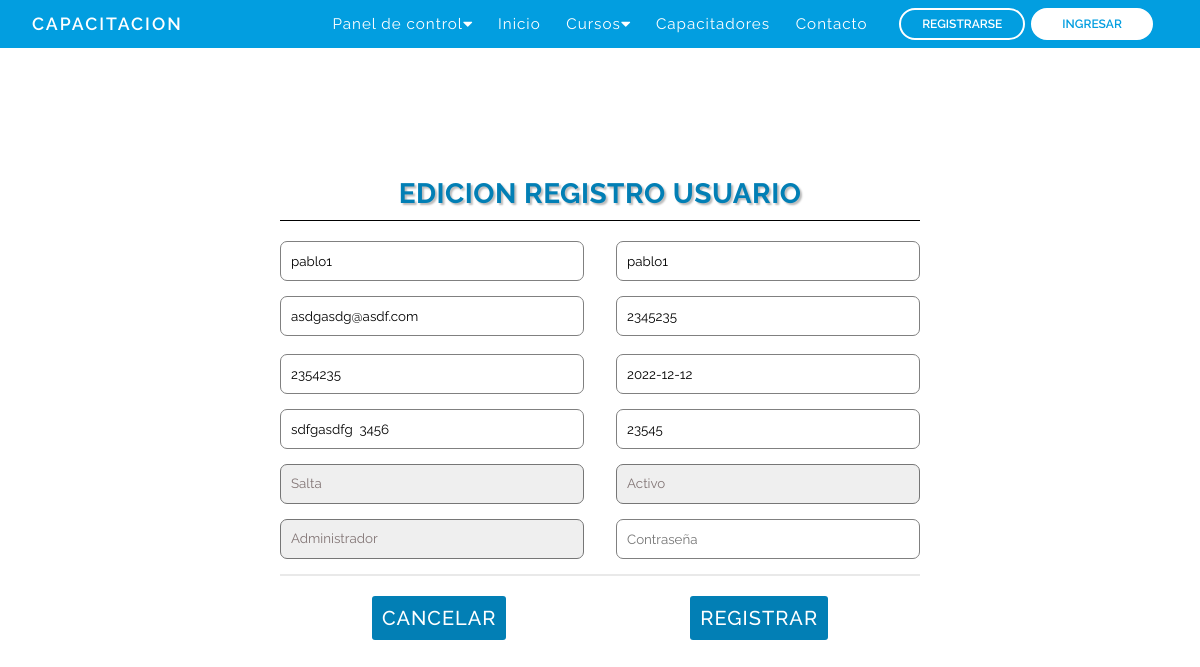
The page /editRegistro.php?id=36 on the database as committed earlier.
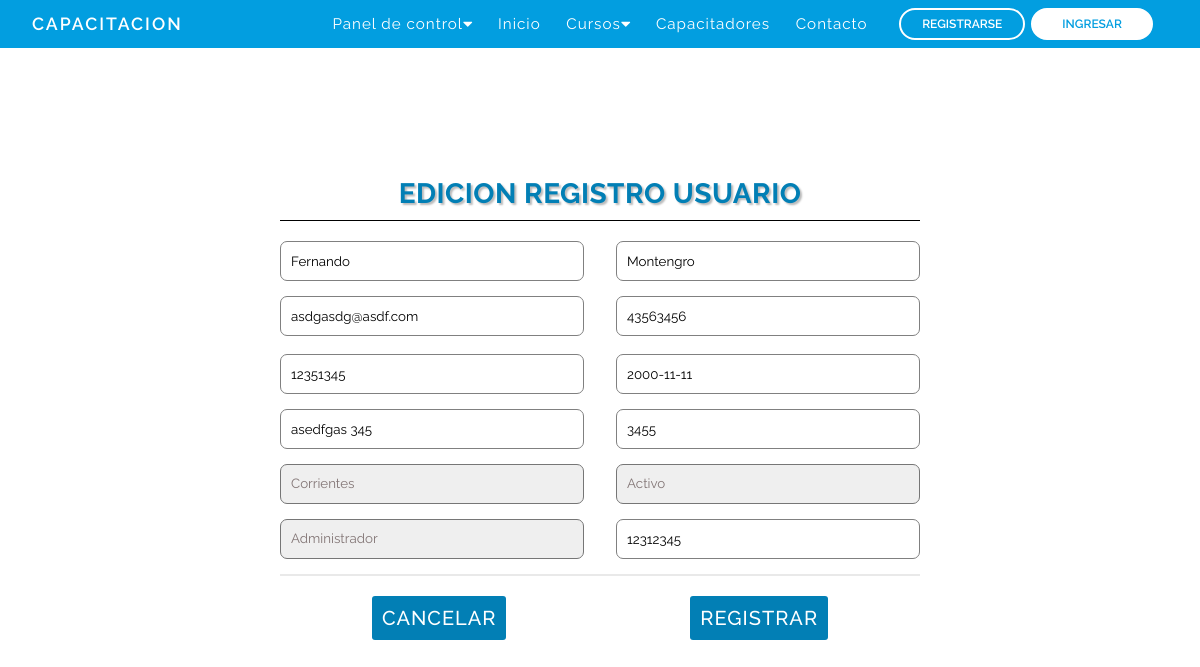
The same page on the database as committed later.
### tables this page shows
CREATE TABLE `usuarios` (
  `id` int(10) NOT NULL,
  `nombre` varchar(30) NOT NULL,
  `apellido` varchar(30) NOT NULL,
  `email` varchar(30) NOT NULL,
  `password` varchar(20) DEFAULT NULL,
  `fecha_alta` date NOT NULL DEFAULT current_timestamp(),
  `rol_usuario` int(1) NOT NULL DEFAULT 1
);

CREATE TABLE `afiliados` (
  `id` int(10) NOT NULL,
  `telefono` varchar(12) NOT NULL,
  `dni` int(10) NOT NULL,
  `fecha_nacimiento` date NOT NULL,
  `direccion` varchar(120) NOT NULL,
  `codigo_postal` int(10) NOT NULL,
  `id_provincia` int(2) NOT NULL,
  `fecha_alta` date NOT NULL DEFAULT current_timestamp(),
  `id_usuario` int(10) NOT NULL,
  `id_estado` int(1) NOT NULL DEFAULT 1
);

CREATE TABLE `provincias` (
  `id` int(11) NOT NULL,
  `nombre` varchar(30) NOT NULL
);

CREATE TABLE `estados_usuarios` (
  `id` int(10) NOT NULL,
  `estado` varchar(10) NOT NULL,
  `valor` int(1) NOT NULL
);

CREATE TABLE `roles_usuarios` (
  `id` int(10) NOT NULL,
  `roles` varchar(30) NOT NULL
);

### editRegistro.php (the view, shortened to what this page needs)
<?php
require_once('bd/conexion.php');
if(isset($_GET['id'])) {
    $id = $_GET['id'];
    try {
  $resultado = $pdo->prepare("SELECT usuarios.id as usuId, usuarios.nombre, usuarios.apellido, usuarios.email,usuarios.rol_usuario,
  afiliados.telefono, afiliados.dni, afiliados.fecha_nacimiento, afiliados.direccion, afiliados.codigo_postal, afiliados.id_provincia,
  roles_usuarios.id AS rolId, roles_usuarios.roles AS roles, usuarios.password,
  estados_usuarios.estado, estados_usuarios.valor AS valor,
  provincias.id AS pciaId, provincias.nombre AS pciaNom
  FROM usuarios
  INNER JOIN roles_usuarios ON usuarios.rol_usuario = roles_usuarios.id
  INNER JOIN afiliados ON usuarios.id = afiliados.id_usuario
  INNER JOIN provincias ON afiliados.id_provincia = provincias.id
  INNER JOIN estados_usuarios ON afiliados.id_estado = estados_usuarios.valor WHERE usuarios.id = $id");
      $resultado -> execute();
    } catch(PDOException $e) {
        echo $e->getMessage();
    }
}
?>
<!DOCTYPE html>
<html>
<html lang="es">
<head>
  <link rel="stylesheet" href="css/editRegistro.css">
</head>
<body>
<?php require_once ('nav.php') ?>
<main>
<section>
    <div class="container">
      <form action="" method="POST">
        <h1 class="form-title">EDICION REGISTRO USUARIO</h1>
        <?php while($info = $resultado->fetch(PDO::FETCH_ASSOC)) { ?>
        <div class="main-user-info">
        <div class="user-input-box">
          <input type="text" name="nombre" value="<?= $info['nombre'] ?>" placeholder="Ingrese nombre" />
        </div>
        <div class="user-input-box">
          <input type="text" id="apellido" name="apellido" value="<?= $info['apellido'] ?>" placeholder="Ingrese apellido" />
        </div>
        <div class="user-input-box">
          <input type="email" id="email" name="email" value="<?= $info['email'] ?>" placeholder="Ingrese e-mail" />
        </div>
        <div class="user-input-box">
          <input type="tel" id="telefono" name="telefono" value="<?= $info['telefono'] ?>" placeholder="Ingrese teléfono" />
          <span for="teléfono" class="error"></span>
        </div>
        <div class="user-input-box">
          <input type="text" id="dni" name="dni" value="<?= $info['dni'] ?>" placeholder="Ingrese DNI" />
        </div>
        <div class="user-input-box">
          <input type="date" id="fechaInicio" name="fecha_nacimiento" value="<?= $info['fecha_nacimiento'] ?>" placeholder="* Ingrese fecha de nacimiento" />
        </div>
        <div class="user-input-box">
          <input type="text" id="direccion" name="direccion" value="<?= $info['direccion'] ?>" placeholder="Ingrese dirección" />
        </div>
        <div class="user-input-box">
          <input type="text" id="codigo_postal" name="codigo_postal" value="<?= $info['codigo_postal'] ?>" placeholder="Ingrese código postal" />
        </div>
        <div class="user-input-box">
          <select name="provincia" id="provincia" class="style-select">
            <option value="<?= $info['pciaId'] ?>" name="provincia" hidden><?= $info['pciaNom'] ?></option>
          </select>
            </div>
            <div class="user-input-box">
          <select name="id_estado" id="id_estado" class="style-select">
            <option value="<?= $info['valor'] ?>" name="id_estado" hidden><?= $info['estado'] ?></option>
          </select>
            </div>
            <div class="user-input-box">
          <select name="roles_usuarios" id="roles_usuarios" class="style-select">
            <option value="<?= $info['rolId'] ?>" name="roles_usuarios" hidden><?= $info['roles'] ?></option>
          </select>
            </div>
            <div class="user-input-box">
          <input type="text" id="password" name="password" value="<?= $info['password'] ?>" placeholder="Contraseña" />
        </div>
      </div>
      <?php } ?>
      <div class="linea"></div>
        <div class="contenedorBtn">
          <div class="form-submit-btn">
            <button type="submit" name="cancelar" value="cancelar">Cancelar
          </div>
          <div class="form-submit-btn">
            <button type="submit" name="aceptar" value="aceptar">Registrar
          </div>
        </div>
        </form>
  </div>
</section>
</main>
</body>
</html>

### nav.php (shortened to what this page needs)
<!DOCTYPE html>
<html lang="en">
<head>
    <link rel="stylesheet" href="https://use.fontawesome.com/releases/v5.15.4/css/all.css" />
    <link rel="stylesheet" href="css/nav.css">
</head>
<body>
    <nav >
        <div class="containerNav">
            <div class="logo-container">
                <h3 class="logonav"><a class="ancor-nav" href="index.php">CAPACITACION</a></h3>
            </div>
            <div class="nav-btn">
                <div class="nav-links">
                    <ul>
                        <li class="nav-link" style="--i: .85s">
                            <a href="#">Panel de control<i class="fas fa-caret-down"></i></a>
                        </li>
                        <li class="nav-link" style="--i: .6s">
                            <a href="index.php">Inicio</a>
                        </li>
                        <li class="nav-link" style="--i: .85s">
                            <a href="#">Cursos<i class="fas fa-caret-down"></i></a>
                        </li>
                        <li class="nav-link" style="--i: 1.1s">
                            <a href="capacitadores.php">Capacitadores</a>
                        </li>
                        <li class="nav-link" style="--i: 1.35s">
                            <a href="contacto.php">Contacto</a>
                        </li>
                    </ul>
                    </div>
                        <div class="buttons" style="--i: 1.8s">
                            <a href="formularioRegistro.php" class="btn btnRegistrese transparent">Registrarse</a>
                            <a href="login.php" class="btn btnIngresar solid" id="abrirModal">Ingresar</a>
                        </div>
                    </div>
        </div>
    </nav>
</body>
</html>

### css/editRegistro.css (style rules this page uses)
* { padding: 0; margin: 0; box-sizing: border-box; font-family: 'Raleway', sans-serif !important; }
main { display: flex; justify-content: center; align-items: center; height: 90vh; }
.container { background-size: cover; max-width: 700px; padding: 0 30px; border-radius: 5px; }
.linea { border: 1px solid rgb(233, 233, 233); margin-bottom: 10px; }
.form-title { font-family: 'Raleway', sans-serif !important; font-size: 28px; font-weight: 500; text-align: center; padding-bottom: 10px; color: #027fb5; font-weight: 700; letter-spacing: 0.5px; text-transform: uppercase; text-shadow: 2px 2px 2px rgb(186, 186, 186); border-bottom: solid 1px rgb(0, 0, 0); }
.main-user-info { display: flex; flex-wrap: wrap; justify-content: space-between; padding-top: 20px; }
.user-input-box:nth-child(2n) { justify-content: end; }
.user-input-box { display: flex; flex-wrap: wrap; width: 50%; padding-bottom: 15px; }
.user-input-box input { height: 40px; width: 95%; border-radius: 7px; border: 1px solid grey; padding: 0 10px; }
.style-select { appearance: none; height: 40px; padding-left: 10px; color: rgb(130,117,117); border-radius: 7px; outline: none; width: 95%; }
.error { display: block; width: 95%; color: rgb(255, 0, 0); font-family: 'Raleway', sans-serif !important; font-size: 10px; font-weight: 400; padding-left: 5px; padding-top: 3px; }
.contenedorBtn { display: flex; justify-content: space-around; }
.form-submit-btn button { display: block; width: 100%; margin-top: 10px; font-size: 20px; letter-spacing: 1px; font-weight: 500; padding: 10px; cursor: pointer; border:none; border-radius: 3px; color: rgb(255, 255, 255); transition: 1s; text-transform: uppercase; background: #027fb5; }

### css/nav.css (style rules this page uses)
* { padding: 0; margin: 0; box-sizing: border-box; }
ul { list-style: none; }
.ancor-nav { text-decoration: none; color: #fff; }
a { text-decoration: none; }
nav { font-family: 'Raleway', sans-serif !important; position: sticky; top: 0px; background-color: #029ee0; width: 100%; z-index: 1000; }
.containerNav { padding: 0 32px; margin: 0 auto; display: flex; position: relative; }
.logo-container { flex: 1; display: flex; align-items: center; }
.nav-btn { flex: 3; display: flex; }
.nav-links { flex: 2; }
.buttons { display: flex; justify-content: center; align-items: center; flex: 1; }
.logonav { color: #fff; font-size: 1.1rem; font-weight: 600; letter-spacing: 2px; text-transform: uppercase; line-height: 3rem; }
.btn { display: inline-block; padding: 8px 21px; font-size: 12px; font-weight: 600; border: 2px solid #fff; border-radius: 32px; line-height: 1; margin: 0 3px; transition: .3s; text-transform: uppercase; }
.btn.solid, .btn.transparent:hover { background-color: #fff; color: #029ee0; }
.btn.transparent, .btn.solid:hover { background-color: transparent; color: #fff; }
.nav-links > ul { display: flex; justify-content: center; align-items: center; }
.nav-link { position: relative; }
.nav-link > a { line-height: 3rem; color: #fff; padding: 0 .8rem; letter-spacing: 1px; font-size: .95rem; display: flex; align-items: center; justify-content: space-between; transition: .5s; }
.btnIngresar { padding-right: 29px; padding-left: 29px; }

Rows that differ between the two databases and show on the page:
changed usuarios "asdgasdg@asdf.com": nombre "pablo1" → "Fernando"; apellido "pablo1" → "Montengro"; telefono "2345235" → "43563456"; dni "2354235" → "12351345"; fecha_nacimiento "2022-12-12" → "2000-11-11"; direccion "sdfgasdfg 3456" → "asedfgas 345"; codigo_postal "23545" → "3455"; provincia "Salta" → "Corrientes"; password (not shown) → "12312345"
